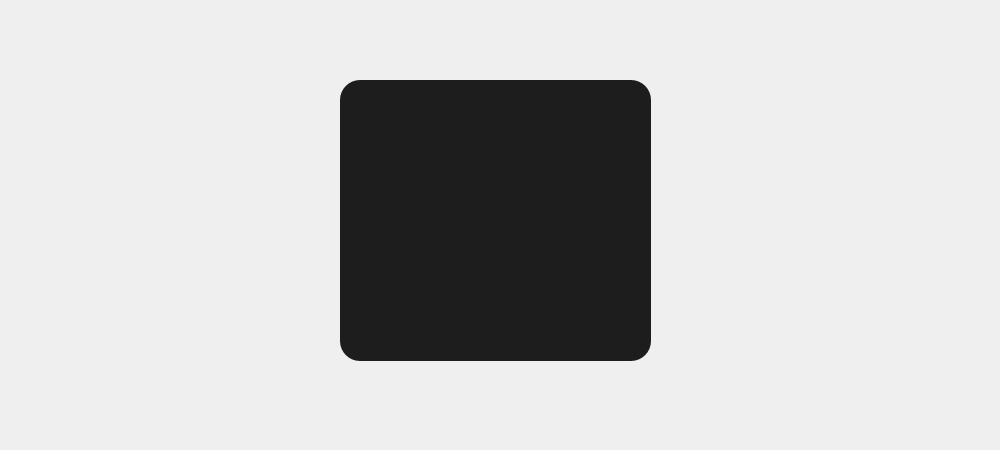
<?xml version="1.0" encoding="UTF-8"?>
<ui version="4.0">
 <class>Login</class>
 <widget class="QMainWindow" name="Login">
  <property name="geometry">
   <rect>
    <x>0</x>
    <y>0</y>
    <width>1000</width>
    <height>450</height>
   </rect>
  </property>
  <property name="windowTitle">
   <string>Login</string>
  </property>
  <property name="styleSheet">
   <string notr="true">*{
font-family:century-gothic;
}

QWidget{
background-image: url(:/images/images/background.jpg)
}

QFrame#contenedor{
background:#1d1d1d;
border-radius:20px
}</string>
  </property>
  <widget class="QWidget" name="centralwidget">
   <widget class="QFrame" name="contenedor">
    <property name="geometry">
     <rect>
      <x>340</x>
      <y>80</y>
      <width>311</width>
      <height>281</height>
     </rect>
    </property>
    <property name="frameShape">
     <enum>QFrame::StyledPanel</enum>
    </property>
    <property name="frameShadow">
     <enum>QFrame::Raised</enum>
    </property>
   </widget>
  </widget>
 </widget>
 <resources>
  <include location="source.qrc"/>
 </resources>
 <connections/>
</ui>
